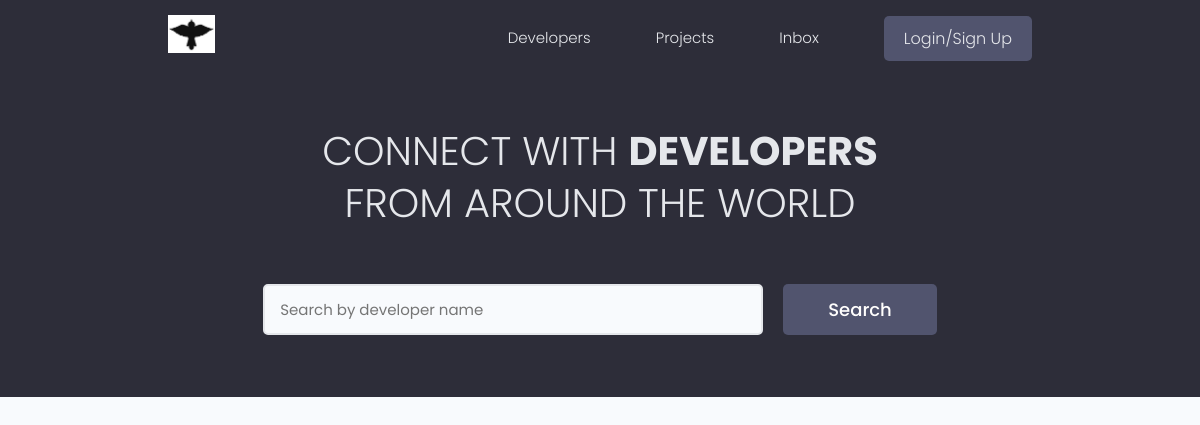
The app's page /, older data.
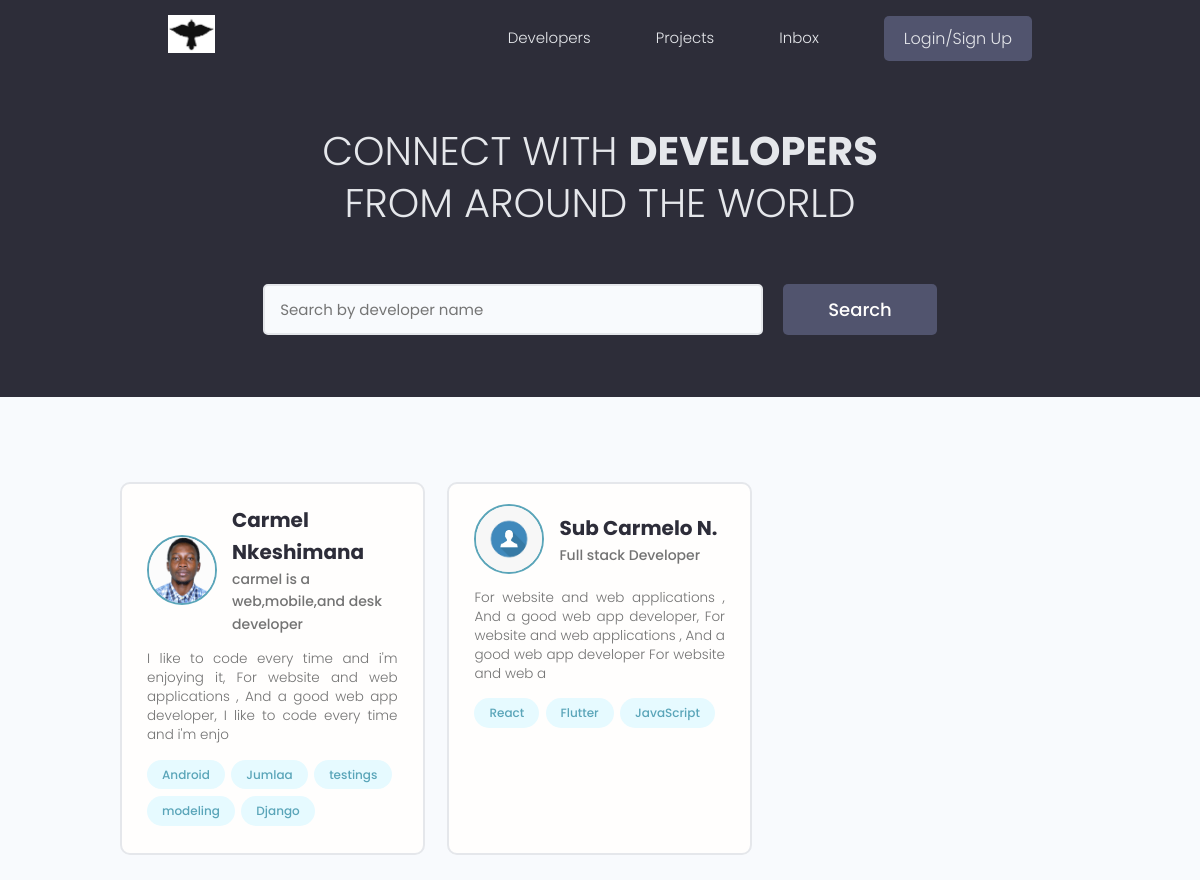
The same page, newer data.
### users/models.py (models this page shows, shortened)
class Profile(models.Model):
    user = models.OneToOneField(User, on_delete=models.CASCADE, null=True, blank=True)
    name = models.CharField(max_length=200, blank=True, null=True)
    email = models.CharField(max_length=500, blank=True,  null=True)
    username = models.CharField(max_length=200, blank=True, null=True)
    location = models.CharField(max_length=200, blank=True, null=True)
    short_intro = models.CharField(max_length=200, blank=True,  null=True)
    bio = models.TextField(blank=True, null=True)
    profile_image = models.ImageField(null=True, blank=True, upload_to='profiles/', default='profiles/user-default.jpg')
    social_github = models.CharField(max_length=200, blank=True, null=True)
    social_twitter = models.CharField(max_length=200, blank=True, null=True)
    social_linkedin = models.CharField(max_length=200, blank=True, null=True)
    social_youtube = models.CharField(max_length=200, blank=True, null=True)
    social_website = models.CharField(max_length=200, blank=True, null=True)
    created = models.DateTimeField(auto_now_add=True)
    id = models.UUIDField(default=uuid.uuid4,
                          unique=True, primary_key=True, editable=False)

class Skill(models.Model):
    owner = models.ForeignKey(Profile,
                              on_delete=models.CASCADE,
                              null=True, blank=True)
    name = models.CharField(max_length=200, blank=True, null=True)
    description = models.TextField(blank=True, null=True)
    created = models.DateTimeField(auto_now_add=True)
    id = models.UUIDField(default=uuid.uuid4,
                          unique=True, primary_key=True, editable=False)
    def __str__(self):
        return str(self.name)

### users/views.py (the view)
# urls.py: path('', views.profiles, name="profiles"),
def profiles(request):
    profiles, search_query = searchProfiles(request)
    custom_range, profiles = paginateProfiles(request, profiles, 3)
    context = {'profiles':profiles,
               'search_query':search_query,
               'custom_range':custom_range}
    return render(request, 'users/profile.html',context)

### users/utils.py (called while the page is built)
def searchProfiles(request):
    search_query = ''
    if request.GET.get('search_query'):
        search_query = request.GET.get('search_query')
    skills = Skill.objects.filter(
        name__icontains= search_query
    )
    profiles = Profile.objects.distinct().filter(
         Q(name__icontains=search_query) |
         Q(short_intro__icontains=search_query) |
         Q(skill__in=skills)
        )
    return profiles, search_query

def paginateProfiles(request, profiles, results):
    page = request.GET.get('pageSend')
    results = 3
    paginator = Paginator(profiles, results)
    try:
        profiles = paginator.page(page)
    except PageNotAnInteger:
        page = 1
        profiles = paginator.page(page)
    except EmptyPage:
        page = paginator.num_pages
        profiles = paginator.page(page)
    leftIndex = (int(page) - 3)
    if leftIndex < 1:
        leftIndex = 1
    rightIndex = (int(page) + 2)
    if rightIndex > paginator.num_pages:
        rightIndex = paginator.num_pages + 1
    custom_range = range(leftIndex, rightIndex)
    return custom_range, profiles

### users/templates/users/profile.html (shortened to what this page needs)
{% extends 'main.html' %}
{% block content %}
  <main class="home">
    <section class="hero-section text-center">
      <div class="container container--narrow">
        <div class="hero-section__box">
          <h2>CONNECT WITH <span>DEVELOPERS</span></h2>
          <h2>FROM AROUND THE WORLD</h2>
        </div>
        <div class="hero-section__search">
          <form class="form" action="{% url 'profiles' %}" method="get">
            <div class="form__field">
              <input class="input input--text" id="formInput#search" type="text" name="search_query"
                placeholder="Search by developer name" value="{{search_query}}" />
            </div>
            <input class="btn btn--sub btn--lg" type="submit" value="Search" />
          </form>
        </div>
      </div>
    </section>
    <section class="devlist">
      <div class="container">
        <div class="grid grid--three">
         {% for profile in profiles %}
          <div class="column card">
            <div class="dev">
              <a href="{% url 'userProfile' profile.id %}" class="card__body">
                <div class="dev__profile">
                  <img class="avatar avatar--md" src="{{profile.profile_image.url}}" alt="image" />
                  <div class="dev__meta">
                    <h3>{{profile.name}}</h3>
                    <h5>{{profile.short_intro}}</h5>
                  </div>
                </div>
                <p class="dev__info">{{profile.bio|slice:":150"}}</p>
                <div class="dev__skills">
                  {% for skill in profile.skill_set.all|slice:":5" %}
                    <span class="tag tag--pill tag--main">
                        <small>{{skill}}</small>
                    </span>
                  {% endfor %}
                </div>
              </a>
            </div>
          </div>
          {% endfor %}
        </div>
      </div>
    </section>
  </main>
{% endblock content %}

Row changes from the older to the newer data that the page shows:
added Profile: profile_image (picture), name "Carmel Nkeshimana", short_intro "carmel is a web,mobile,and desk developer", bio "I like to code every time and i'm enjoying it, For website and web applications , And a good web app developer, I like to code every time and i'm enjo"
added Skill: name "Android", shown under "Carmel Nkeshimana"
added Skill: name "Jumlaa", shown under "Carmel Nkeshimana"
added Skill: name "testings", shown under "Carmel Nkeshimana"
added Skill: name "modeling", shown under "Carmel Nkeshimana"
added Skill: name "Django", shown under "Carmel Nkeshimana"
added Profile: profile_image (placeholder picture), name "Sub Carmelo N.", short_intro "Full stack Developer", bio "For website and web applications , And a good web app developer, For website and web applications , And a good web app developer For website and web a"
added Skill: name "React", shown under "Sub Carmelo N."
added Skill: name "Flutter", shown under "Sub Carmelo N."
added Skill: name "JavaScript", shown under "Sub Carmelo N."
